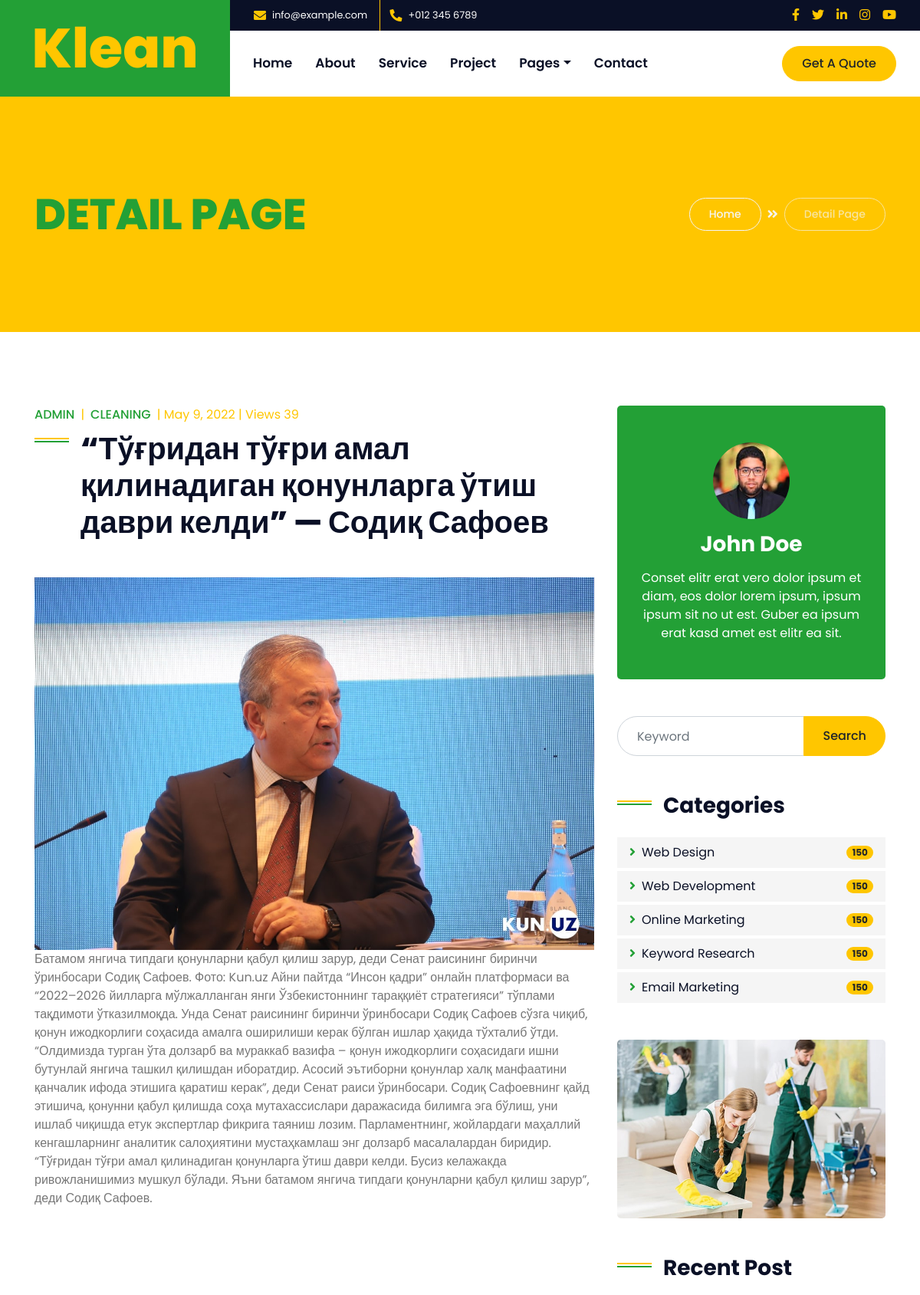
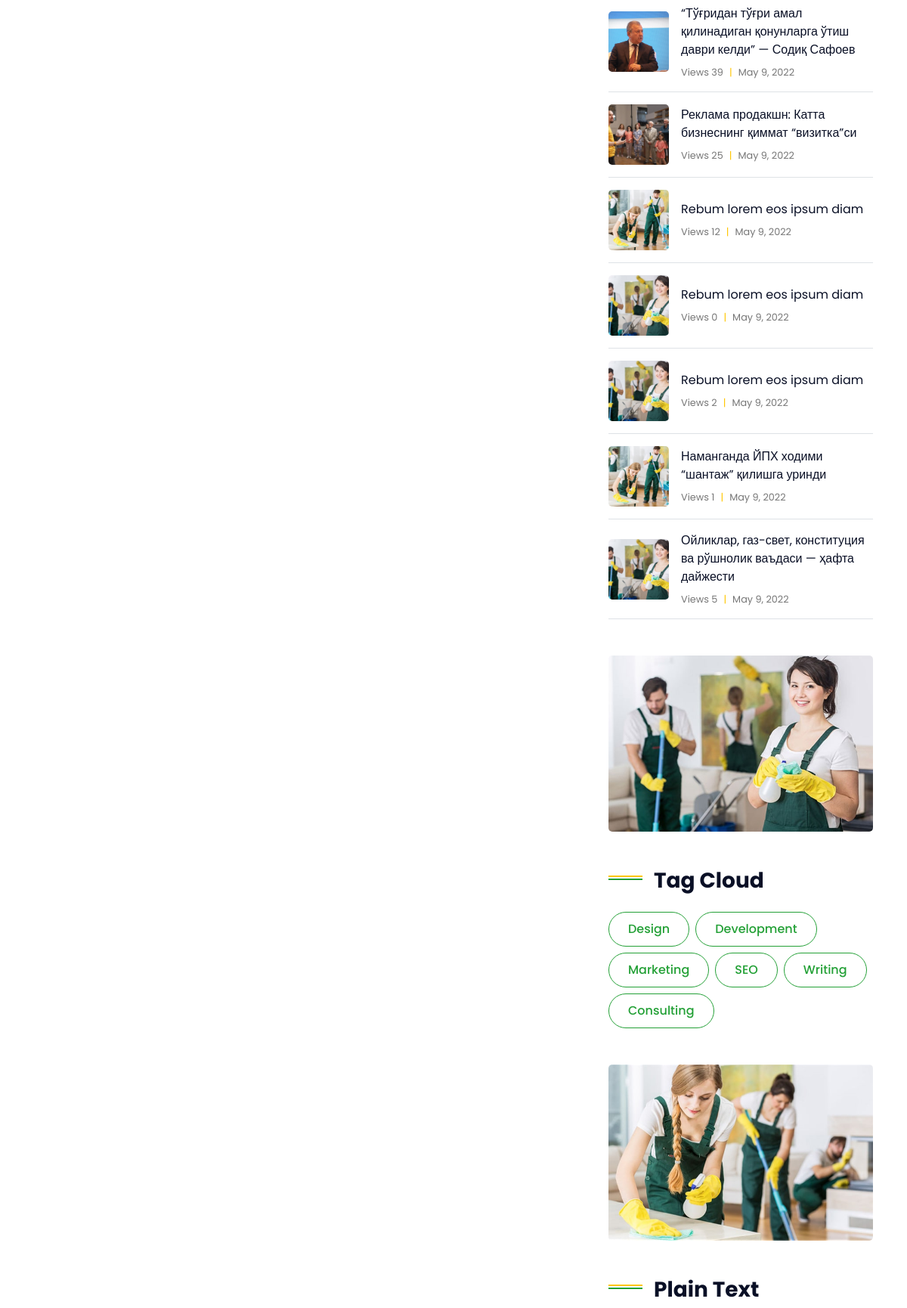
Screenshot of /blog_detail/1 (upper part) with the database file from the repository (2 pictures, top to bottom).
### postapp/models.py (models this page shows, shortened)
class Post(models.Model):
    cat_id = models.ForeignKey(Categorya, on_delete=models.SET_NULL, null=True)
    theme = models.CharField(max_length=100, null=True)
    shortText = models.CharField(max_length=255, null=True)
    text = models.TextField(null=True)
    img = models.ImageField(null=True)
    date = models.DateField(null=True)
    view_count = models.IntegerField(default=0, null=True)
    @property
    def get_image(self):
        try:
            return self.img.url
        except:
            return ''

class Categorya(models.Model):
    name = models.CharField(null=True, max_length=255)

### postapp/views.py (the view)
# urls.py: path('blog_detail/<int:id>', blog_detail, name='blog_detail'),
def blog_detail(req, id):
    posts = Post.objects.get(id=id)
    post_2 = Post.objects.all().order_by('-date')
    posts.view_count+=1
    posts.save()
    cat = Categorya.objects.all()
    return render(req, 'blog_detail.html',
                  context={
                      'posts':posts,
                      'post_2':post_2,
                      'cat':cat
                  })

### template/blog_detail.html (shortened to what this page needs)
{% extends 'base.html' %}
{% block content %}
    <div class="container-fluid bg-primary py-5 mb-5">
        <div class="container py-5">
            <div class="row align-items-center py-4">
                <div class="col-md-6 text-center text-md-left">
                    <h1 class="display-4 mb-4 mb-md-0 text-secondary text-uppercase">Detail Page</h1>
                </div>
                <div class="col-md-6 text-center text-md-right">
                    <div class="d-inline-flex align-items-center">
                        <a class="btn btn-sm btn-outline-light" href="">Home</a>
                        <i class="fas fa-angle-double-right text-light mx-2"></i>
                        <a class="btn btn-sm btn-outline-light disabled" href="">Detail Page</a>
                    </div>
                </div>
            </div>
        </div>
    </div>
    <div class="container-fluid py-5">
        <div class="container">
            <div class="row">
                <div class="col-lg-8">
                    <div class="mb-5">
                        <div class="d-flex mb-2">
                            <a class="text-secondary text-uppercase font-weight-medium" href="">Admin</a>
                            <span class="text-primary px-2">|</span>
                            <a class="text-secondary text-uppercase font-weight-medium" href="">Cleaning</a>
                            <span class="text-primary px-2">| {{ posts.date }} | Views {{ posts.view_count }}</span>
                        </div>
                        <h1 class="section-title mb-3">{{ posts.theme }}</h1>
                    </div>
                    <div class="mb-5">
                        <img src="{{ posts.get_image }}" width="100%" alt="">
                        {{ posts.text }}
                    </div>
                </div>
                <div class="col-lg-4 mt-5 mt-lg-0">
                    <div class="d-flex flex-column text-center bg-secondary rounded mb-5 py-5 px-4">
                        <img src="img/user.jpg" class="img-fluid rounded-circle mx-auto mb-3" style="width: 100px;">
                        <h3 class="text-white mb-3">John Doe</h3>
                        <p class="text-white m-0">Conset elitr erat vero dolor ipsum et diam, eos dolor lorem ipsum,
                            ipsum
                            ipsum sit no ut est. Guber ea ipsum erat kasd amet est elitr ea sit.</p>
                    </div>
                    <div class="mb-5">
                        <div class="w-100">
                            <div class="input-group">
                                <input type="text" class="form-control" style="padding: 25px;" placeholder="Keyword">
                                <div class="input-group-append">
                                    <button class="btn btn-primary px-4">Search</button>
                                </div>
                            </div>
                        </div>
                    </div>
                    <div class="mb-5">
                        <h3 class="mb-4 section-title">Categories</h3>
                        <ul class="list-inline m-0">
                            {% for itemCat in cat %}
                            <li class="mb-1 py-2 px-3 bg-light d-flex justify-content-between align-items-center">
                                <a class="text-dark" href="{% url 'category' itemCat.id %}"><i class="fa fa-angle-right text-secondary mr-2"></i>{{ itemCat.name }}</a>
                                <span class="badge badge-primary badge-pill">150</span>
                            </li>
                           {% endfor %}
                        </ul>
                    </div>
                    <div class="mb-5">
                        <img src="img/blog-1.jpg" alt="" class="img-fluid rounded">
                    </div>
                    <div class="mb-5">
                        <h3 class="mb-4 section-title">Recent Post</h3>
                        {% for item_2 in post_2 %}
                        <div class="d-flex align-items-center border-bottom mb-3 pb-3">
                            <img class="img-fluid rounded" src="{{ item_2.get_image }}" style="width: 80px; height: 80px; object-fit: cover;" alt="">
                            <div class="d-flex flex-column pl-3">
                                <a class="text-dark mb-2" href="{% url 'blog_detail' item_2.id %}">{{ item_2.theme }}</a>
                                <div class="d-flex">
                                    <small>Views {{ item_2.view_count }}</small>
                                    <small class="text-primary px-2">|</small>
                                    <small> {{ item_2.date }}</small>
                                </div>
                            </div>
                        </div>
                        {% endfor %}
                    </div>
                    <div class="mb-5">
                        <img src="img/blog-2.jpg" alt="" class="img-fluid rounded">
                    </div>
                    <div class="mb-5">
                        <h3 class="mb-4 section-title">Tag Cloud</h3>
                        <div class="d-flex flex-wrap m-n1">
                            <a href="" class="btn btn-outline-secondary m-1">Design</a>
                            <a href="" class="btn btn-outline-secondary m-1">Development</a>
                            <a href="" class="btn btn-outline-secondary m-1">Marketing</a>
                            <a href="" class="btn btn-outline-secondary m-1">SEO</a>
                            <a href="" class="btn btn-outline-secondary m-1">Writing</a>
                            <a href="" class="btn btn-outline-secondary m-1">Consulting</a>
                        </div>
                    </div>
                    <div class="mb-5">
                        <img src="img/blog-3.jpg" alt="" class="img-fluid rounded">
                    </div>
                    <div>
                        <h3 class="mb-4 section-title">Plain Text</h3>
                    </div>
                </div>
            </div>
        </div>
    </div>
{% endblock content %}

### rows the page displays
Post: date "May 9, 2022", view_count "39", theme "“Тўғридан тўғри амал қилинадиган қонунларга ўтиш даври келди” — Содиқ Сафоев", get_image (picture), text "Батамом янгича типдаги қонунларни қабул қилиш зарур, деди Сенат раисининг биринчи ўринбосари Содиқ Сафоев. Фото: Kun.uz Айни пайтда “Инсон қадри” онлайн платформаси ва “2022–2026 йилларга мўлжалланган янги Ўзбекистоннинг тараққиёт стратегияси” тўплами тақдимоти ўтказилмоқда. Унда Сенат раисининг биринчи ўринбосари Содиқ Сафоев сўзга чиқиб, қонун ижодкорлиги соҳасида амалга оширилиши керак бўлган ишлар ҳақида тўхталиб ўтди. “Олдимизда турган ўта долзарб ва мураккаб вазифа – қонун ижодкорлиги соҳасидаги ишни бутунлай янгича ташкил қилишдан иборатдир. Асосий эътиборни қонунлар халқ манфаатини қанчалик ифода этишига қаратиш керак”, деди Сенат раиси ўринбосари. Содиқ Сафоевнинг қайд этишича,…"
Categorya: name "Web Design"
Categorya: name "Web Development"
Categorya: name "Online Marketing"
Categorya: name "Keyword Research"
Categorya: name "Email Marketing"
Post: get_image (picture), theme "Реклама продакшн: Катта бизнеснинг қиммат “визитка”си", view_count "25", date "May 9, 2022"
Post: get_image (picture), theme "Rebum lorem eos ipsum diam", view_count "12", date "May 9, 2022"
Post: get_image (picture), theme "Rebum lorem eos ipsum diam", view_count "0", date "May 9, 2022"
Post: get_image (picture), theme "Rebum lorem eos ipsum diam", view_count "2", date "May 9, 2022"
Post: get_image (picture), theme "Наманганда ЙПХ ходими “шантаж” қилишга уринди", view_count "1", date "May 9, 2022"
Post: get_image (picture), theme "Ойликлар, газ-свет, конституция ва рўшнолик ваъдаси — ҳафта дайжести", view_count "5", date "May 9, 2022"
